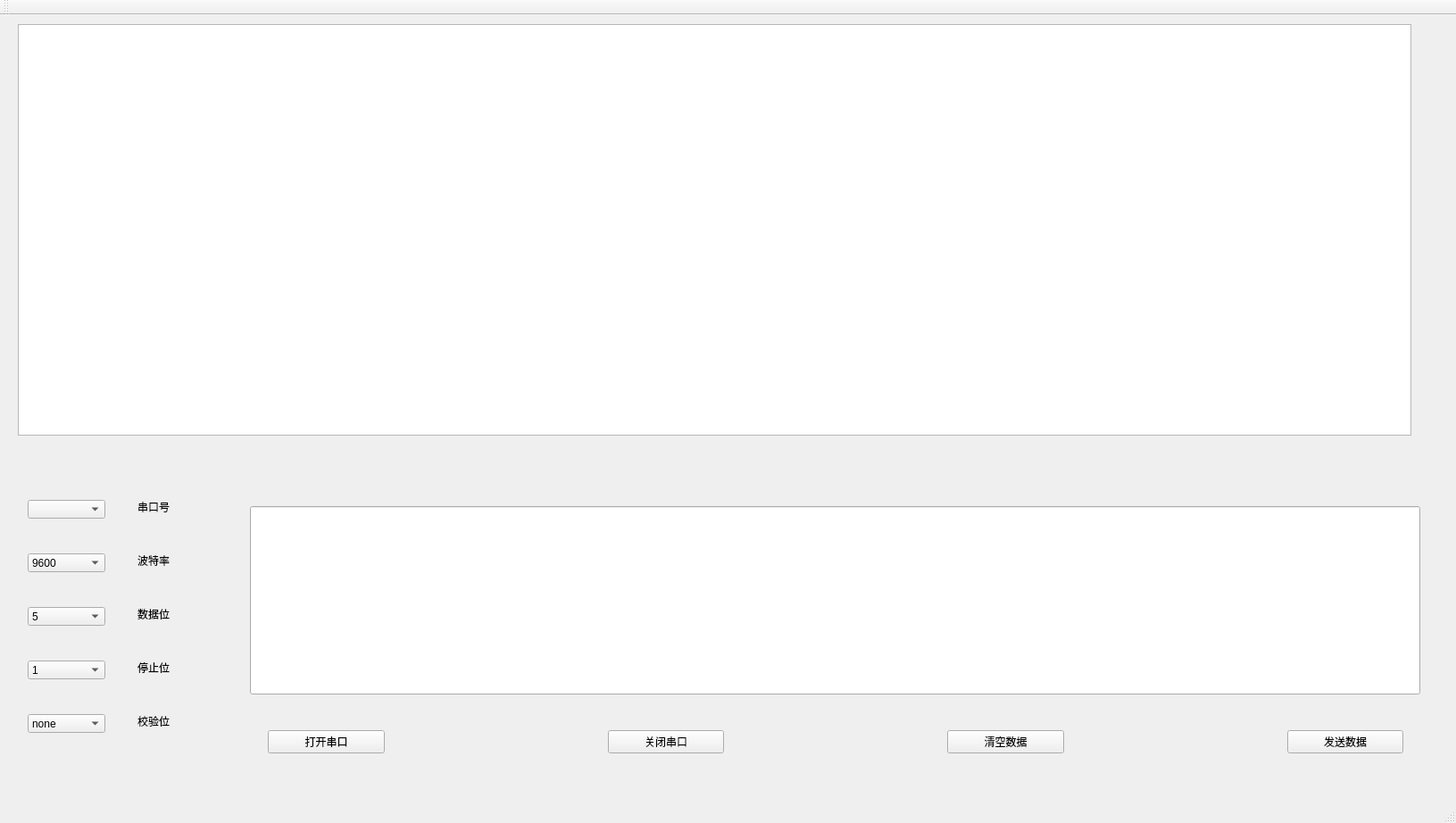
<?xml version="1.0" encoding="UTF-8"?>
<ui version="4.0">
 <class>MainWindow</class>
 <widget class="QMainWindow" name="MainWindow">
  <property name="geometry">
   <rect>
    <x>0</x>
    <y>0</y>
    <width>1631</width>
    <height>922</height>
   </rect>
  </property>
  <property name="windowTitle">
   <string>MainWindow</string>
  </property>
  <widget class="QWidget" name="centralWidget">
   <widget class="QComboBox" name="portNumBX">
    <property name="geometry">
     <rect>
      <x>31</x>
      <y>543</y>
      <width>87</width>
      <height>21</height>
     </rect>
    </property>
   </widget>
   <widget class="QComboBox" name="BaudRateBX">
    <property name="geometry">
     <rect>
      <x>31</x>
      <y>603</y>
      <width>87</width>
      <height>21</height>
     </rect>
    </property>
    <item>
     <property name="text">
      <string>9600</string>
     </property>
    </item>
    <item>
     <property name="text">
      <string>115200</string>
     </property>
    </item>
   </widget>
   <widget class="QComboBox" name="DataBitsBX">
    <property name="geometry">
     <rect>
      <x>31</x>
      <y>663</y>
      <width>87</width>
      <height>21</height>
     </rect>
    </property>
    <item>
     <property name="text">
      <string>5</string>
     </property>
    </item>
    <item>
     <property name="text">
      <string>6</string>
     </property>
    </item>
    <item>
     <property name="text">
      <string>7</string>
     </property>
    </item>
    <item>
     <property name="text">
      <string>8</string>
     </property>
    </item>
   </widget>
   <widget class="QComboBox" name="StopBitsBX">
    <property name="geometry">
     <rect>
      <x>31</x>
      <y>723</y>
      <width>87</width>
      <height>21</height>
     </rect>
    </property>
    <item>
     <property name="text">
      <string>1</string>
     </property>
    </item>
    <item>
     <property name="text">
      <string>1.5</string>
     </property>
    </item>
    <item>
     <property name="text">
      <string>2</string>
     </property>
    </item>
   </widget>
   <widget class="QComboBox" name="checkBitBX">
    <property name="geometry">
     <rect>
      <x>31</x>
      <y>783</y>
      <width>87</width>
      <height>21</height>
     </rect>
    </property>
    <item>
     <property name="text">
      <string>none</string>
     </property>
    </item>
   </widget>
   <widget class="QLabel" name="label">
    <property name="geometry">
     <rect>
      <x>154</x>
      <y>543</y>
      <width>45</width>
      <height>16</height>
     </rect>
    </property>
    <property name="text">
     <string>串口号</string>
    </property>
   </widget>
   <widget class="QLabel" name="label_2">
    <property name="geometry">
     <rect>
      <x>154</x>
      <y>603</y>
      <width>45</width>
      <height>16</height>
     </rect>
    </property>
    <property name="text">
     <string>波特率</string>
    </property>
   </widget>
   <widget class="QLabel" name="label_3">
    <property name="geometry">
     <rect>
      <x>154</x>
      <y>663</y>
      <width>45</width>
      <height>16</height>
     </rect>
    </property>
    <property name="text">
     <string>数据位</string>
    </property>
   </widget>
   <widget class="QLabel" name="label_4">
    <property name="geometry">
     <rect>
      <x>154</x>
      <y>723</y>
      <width>45</width>
      <height>16</height>
     </rect>
    </property>
    <property name="text">
     <string>停止位</string>
    </property>
   </widget>
   <widget class="QLabel" name="label_5">
    <property name="geometry">
     <rect>
      <x>154</x>
      <y>783</y>
      <width>45</width>
      <height>16</height>
     </rect>
    </property>
    <property name="text">
     <string>校验位</string>
    </property>
   </widget>
   <widget class="QWidget" name="layoutWidget">
    <property name="geometry">
     <rect>
      <x>290</x>
      <y>790</y>
      <width>1292</width>
      <height>48</height>
     </rect>
    </property>
    <layout class="QHBoxLayout" name="horizontalLayout">
     <property name="spacing">
      <number>250</number>
     </property>
     <property name="leftMargin">
      <number>10</number>
     </property>
     <property name="topMargin">
      <number>10</number>
     </property>
     <property name="rightMargin">
      <number>10</number>
     </property>
     <property name="bottomMargin">
      <number>10</number>
     </property>
     <item>
      <widget class="QPushButton" name="OpenBt">
       <property name="text">
        <string>打开串口</string>
       </property>
      </widget>
     </item>
     <item>
      <widget class="QPushButton" name="claseBt">
       <property name="text">
        <string>关闭串口</string>
       </property>
      </widget>
     </item>
     <item>
      <widget class="QPushButton" name="clearBt">
       <property name="text">
        <string>清空数据</string>
       </property>
      </widget>
     </item>
     <item>
      <widget class="QPushButton" name="sendBt">
       <property name="text">
        <string>发送数据</string>
       </property>
      </widget>
     </item>
    </layout>
   </widget>
   <widget class="QPlainTextEdit" name="receiveEdit">
    <property name="geometry">
     <rect>
      <x>20</x>
      <y>10</y>
      <width>1561</width>
      <height>461</height>
     </rect>
    </property>
   </widget>
   <widget class="QLineEdit" name="sendEdit">
    <property name="geometry">
     <rect>
      <x>280</x>
      <y>550</y>
      <width>1311</width>
      <height>211</height>
     </rect>
    </property>
   </widget>
  </widget>
  <widget class="QMenuBar" name="menuBar">
   <property name="geometry">
    <rect>
     <x>0</x>
     <y>0</y>
     <width>1631</width>
     <height>26</height>
    </rect>
   </property>
  </widget>
  <widget class="QToolBar" name="mainToolBar">
   <attribute name="toolBarArea">
    <enum>TopToolBarArea</enum>
   </attribute>
   <attribute name="toolBarBreak">
    <bool>false</bool>
   </attribute>
  </widget>
  <widget class="QStatusBar" name="statusBar"/>
 </widget>
 <layoutdefault spacing="6" margin="11"/>
 <resources/>
 <connections/>
</ui>
